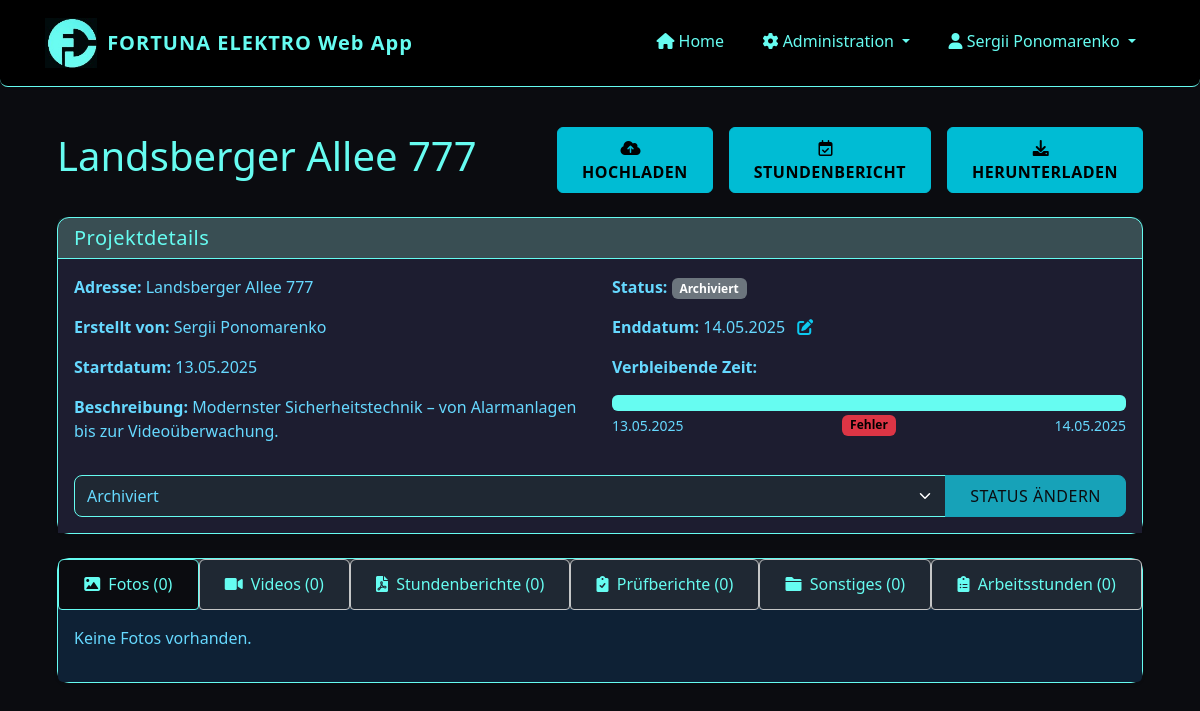
The app's page /project/3 (signed in) with its own data.
### app/models/user.py (models this page shows, shortened)
class User(UserMixin, db.Model):
    id = db.Column(db.Integer, primary_key=True)
    username = db.Column(db.String(64), unique=True, nullable=False)
    password_hash = db.Column(db.String(128), nullable=False)
    password = None  # Virtual field for Flask-Admin, not stored in DB
    role = db.Column(db.String(20), nullable=False, default='installateur')  # 'admin' oder 'installateur'
    is_active = db.Column(db.Boolean, default=True)
    created_at = db.Column(db.DateTime, default=datetime.utcnow)
    projects = db.relationship('Project', backref='creator', lazy='dynamic')
    files = db.relationship('File', backref='uploader', lazy='dynamic')
    timesheets = db.relationship('Timesheet', backref='employee', lazy='dynamic')
    def is_admin(self):
        return self.role == 'admin'

### app/models/project.py (models this page shows, shortened)
class Project(db.Model):
    id = db.Column(db.Integer, primary_key=True)
    name = db.Column(db.String(128), nullable=False)  # Adresse als Projektname
    description = db.Column(db.Text)
    start_date = db.Column(db.DateTime, default=datetime.utcnow)
    end_date = db.Column(db.DateTime)
    status = db.Column(db.String(20), default='in_bearbeitung')  # 'in_bearbeitung', 'abgeschlossen', 'archiviert'
    creator_id = db.Column(db.Integer, db.ForeignKey('user.id'))
    files = db.relationship('File', backref='project', lazy='dynamic', cascade='all, delete-orphan')
    timesheets = db.relationship('Timesheet', backref='project', lazy='dynamic', cascade='all, delete-orphan')
    def get_remaining_hours(self):
        if not self.end_date:
            return None
        now = datetime.now()
        time_diff = self.end_date - now
        if time_diff.total_seconds() <= 0:
            return 0
        total_hours = time_diff.total_seconds() / 3600
        return round(total_hours, 1)  # Auf eine Dezimalstelle runden
    def get_progress_percentage(self):
        if not self.end_date or not self.start_date:
            return 0
        now = datetime.now()
        if isinstance(self.start_date, datetime) and isinstance(self.end_date, datetime):
            total_duration = (self.end_date - self.start_date).total_seconds()
            elapsed_time = (now - self.start_date).total_seconds()
        if elapsed_time >= total_duration:
            return 100
        progress = (elapsed_time / total_duration) * 100
        return round(progress, 1)  # Auf eine Dezimalstelle runden

### app/routes/projects.py (the view)
@projects.route('/project/<int:project_id>')
@login_required
def view_project(project_id):
    project = Project.query.get_or_404(project_id)
    status_form = ProjectStatusForm(obj=project)
    photos = project.files.filter_by(file_type='foto').all()
    videos = project.files.filter_by(file_type='video').all()
    timesheets = project.files.filter_by(file_type='stundenbericht').all()
    reports = project.files.filter_by(file_type='pruefbericht').all()
    other_files = project.files.filter_by(file_type='sonstiges').all()
    timesheets_data = project.timesheets.order_by(Timesheet.date.desc()).all()
    status_form = ProjectStatusForm()
    status_form.status.data = project.status
    end_date_form = ProjectEndDateForm()
    if project.end_date:
        end_date_form.end_date.data = project.end_date
    return render_template(
        'projects/view.html',
        title=project.name,
        project=project,
        photos=photos,
        videos=videos,
        timesheets=timesheets,
        reports=reports,
        other_files=other_files,
        timesheets_data=timesheets_data,
        status_form=status_form,
        end_date_form=end_date_form,
        now=datetime.now(),
    )

### app/templates/projects/view.html (shortened to what this page needs)
{% extends "base.html" %}
{% block content %}
<link rel="stylesheet" href="{{ url_for('static', filename='css/projects_view.css') }}">
<link href="https://cdnjs.cloudflare.com/ajax/libs/font-awesome/6.0.0/css/all.min.css" rel="stylesheet">
<div class="container-fluid py-3">
    <div class="row align-items-center mb-4">
        <div class="col-12 col-md-6 mb-3 mb-md-0">
        <h1 style="color: var(--accent)">{{ project.name }}</h1>
        </div>
        <div class="col-12 col-md-6">
        <div class="d-flex flex-column flex-sm-row gap-3 justify-content-start justify-content-md-end">
            <a href="{{ url_for('files.upload_file', project_id=project.id) }}" class="btn btn-status-change py-2">
            <i class="fas fa-cloud-upload-alt me-2"></i>
            HOCHLADEN
            </a>
            <a href="{{ url_for('timesheets.new_timesheet', project_id=project.id) }}" class="btn btn-status-change py-2">
            <i class="far fa-calendar-check me-2"></i>
            STUNDENBERICHT
            </a>
            <a href="{{ url_for('files.download_project', project_id=project.id) }}" class="btn btn-status-change py-2">
            <i class="fas fa-download me-2"></i>
            HERUNTERLADEN
            </a>
        </div>
        </div>
    </div>
  <div class="card mb-4 mt-3 shadow-sm">
      <div class="card-header">
          <h5 class="mb-0">Projektdetails</h5>
      </div>
      <div class="card-body" style="background-color: #1d1d30;">
          <div class="row">
              <div class="col-md-6">
                  <p><strong>Adresse:</strong> {{ project.name }}</p>
                  <p><strong>Erstellt von:</strong> {{ project.creator.username }}</p>
                  <p><strong>Startdatum:</strong> {{ project.start_date.strftime('%d.%m.%Y') }}</p>
                  <p><strong>Beschreibung:</strong> {{ project.description or 'Keine Beschreibung' }}</p>
              </div>
              <div class="col-md-6">
                  <p><strong>Status:</strong>
                      {% if project.status == 'in_bearbeitung' %}
                          <span class="badge bg-primary">In Bearbeitung</span>
                      {% elif project.status == 'archiviert' %}
                          <span class="badge bg-secondary">Archiviert</span>
                      {% endif %}
                  </p>
                  {% if project.end_date %}
                  <p>
                      <strong>Enddatum:</strong> {{ project.end_date.strftime('%d.%m.%Y') }}
                      <a href="#" data-bs-toggle="modal" data-bs-target="#changeEndDateModal_{{ project.id }}" title="Enddatum ändern" class="text-info">
                          <i class="fas fa-edit ms-2"></i>
                      </a>
                  </p>
                  <div class="countdown-container mt-2 mb-3">
                      <p><strong>Verbleibende Zeit:</strong></p>
                      <div class="progress" style="height: 16px; background-color: #2f4052;">
                          <div class="progress-bar" id="project-progress-bar" role="progressbar"
                              style="background-color: var(--accent); width: {{ project.get_progress_percentage() }}%;"
                              aria-valuenow="{{ project.get_progress_percentage() }}" aria-valuemin="0" aria-valuemax="100"></div>
                      </div>
                      <div class="d-flex justify-content-between mt-1">
                          <small class="text-muted">{{ project.start_date.strftime('%d.%m.%Y') }}</small>
                          <span id="countdown-timer" class="badge"  style="color: #000 !important; font-weight: bold;">
                          </span>
                          <small class="text-muted">{{ project.end_date.strftime('%d.%m.%Y') }}</small>
                      </div>
                  </div>
                  {% endif %}
              </div>
          </div>
          <div class="mt-3">
              <form method="POST" action="{{ url_for('projects.update_status', project_id=project.id) }}">
                  <div class="input-group">
                      {{ status_form.status(class="form-select") }}
                      <button type="submit" class="btn btn-primary">Status ändern</button>
                  </div>
              </form>
          </div>
      </div>
  </div>
  <div class="card shadow-sm">
    <div class="card-body p-0">
      <ul class="nav nav-tabs nav-fill" id="projectTabs" role="tablist">
          <li class="nav-item" role="presentation">
              <button class="nav-link active" id="photos-tab" data-bs-toggle="tab" data-bs-target="#photos" type="button" role="tab" aria-controls="photos" aria-selected="true" onclick="applyActiveTabStyle(this)">
                  <i class="fas fa-image me-1"></i> Fotos ({{ photos|length }})
              </button>
          </li>
          <li class="nav-item" role="presentation">
              <button class="nav-link" id="videos-tab" data-bs-toggle="tab" data-bs-target="#videos" type="button" role="tab" aria-controls="videos" aria-selected="false" onclick="applyActiveTabStyle(this)">
                  <i class="fas fa-video me-1"></i> Videos ({{ videos|length }})
              </button>
          </li>
          <li class="nav-item" role="presentation">
              <button class="nav-link" id="timesheets-tab" data-bs-toggle="tab" data-bs-target="#timesheets" type="button" role="tab" aria-controls="timesheets" aria-selected="false" onclick="applyActiveTabStyle(this)">
                  <i class="fas fa-file-pdf me-1"></i> Stundenberichte ({{ timesheets|length }})
              </button>
          </li>
          <li class="nav-item" role="presentation">
              <button class="nav-link" id="reports-tab" data-bs-toggle="tab" data-bs-target="#reports" type="button" role="tab" aria-controls="reports" aria-selected="false" onclick="applyActiveTabStyle(this)">
                  <i class="fas fa-clipboard-check me-1"></i> Prüfberichte ({{ reports|length }})
              </button>
          </li>
          <li class="nav-item" role="presentation">
              <button class="nav-link" id="other-tab" data-bs-toggle="tab" data-bs-target="#other" type="button" role="tab" aria-controls="other" aria-selected="false" onclick="applyActiveTabStyle(this)">
                  <i class="fas fa-folder me-1"></i> Sonstiges ({{ other_files|length }})
              </button>
          </li>
          <li class="nav-item" role="presentation">
              <button class="nav-link" id="timesheet-data-tab" data-bs-toggle="tab" data-bs-target="#timesheet-data" type="button" role="tab" aria-controls="timesheet-data" aria-selected="false" onclick="applyActiveTabStyle(this)">
                  <i class="fas fa-clipboard-list me-1"></i> Arbeitsstunden ({{ timesheets|length }})
              </button>
          </li>
      </ul>
      <div class="tab-content p-3" id="projectTabsContent">
      <div class="tab-pane fade show active" id="photos" role="tabpanel">
          <div class="row">
              {% if photos %}
                  {% for file in photos %}
                      {{ file_card(file, 'photo') }}
                  {% endfor %}
              {% else %}
                  <div class="col-12">
                      <p class="text-light">Keine Fotos vorhanden.</p>
                  </div>
              {% endif %}
          </div>
      </div>
    </div>
  </div>
</div>
{% endblock %}

### app/templates/base.html (shortened to what this page needs)
<!DOCTYPE html>
<html lang="de">
<head>
    <link href="https://cdn.jsdelivr.net/npm/bootstrap@5.3.0/dist/css/bootstrap.min.css" rel="stylesheet">
    <link rel="stylesheet" href="https://cdn.jsdelivr.net/npm/bootstrap-icons@1.11.1/font/bootstrap-icons.css">
    <link rel="stylesheet" href="https://cdnjs.cloudflare.com/ajax/libs/font-awesome/6.0.0/css/all.min.css">
    <link rel="stylesheet" href="{{ url_for('static', filename='css/responsive.css') }}">
</head>
<body>
    <nav class="navbar navbar-expand-lg navbar-dark mb-4">
        <div class="container">
            <a class="navbar-brand d-flex align-items-center" href="{{ url_for('dashboard.index') }}">
                <img src="{{ url_for('static', filename='img/logo1.jpg') }}" alt="Fortuna Elektro Logo">
                <span>FORTUNA ELEKTRO Web App</span>
            </a>
            <div class="collapse navbar-collapse" id="navbarNav">
                <ul class="navbar-nav ms-auto">
                    {% if current_user.is_authenticated %}
                        <li class="nav-item">
                            <a class="nav-link" href="{{ url_for('dashboard.index') }}">
                                <i class="fas fa-home"></i> Home
                            </a>
                        </li>
                        {% if current_user.is_authenticated and current_user.is_admin() %}
                            <li class="nav-item dropdown">
                                <a class="nav-link dropdown-toggle" href="#" role="button" data-bs-toggle="dropdown">
                                    <i class="fas fa-cog"></i> Administration
                                </a>
                            </li>
                        {% endif %}
                        <li class="nav-item dropdown">
                            <a class="nav-link dropdown-toggle" href="#" role="button" data-bs-toggle="dropdown">
                                <i class="fas fa-user"></i> {{ current_user.username }}
                            </a>
                        </li>
                    {% else %}
                        <li class="nav-item">
                            <a class="nav-link" href="{{ url_for('auth.login') }}">
                                <i class="fas fa-sign-in-alt"></i> Anmelden
                            </a>
                        </li>
                    {% endif %}
                </ul>
            </div>
        </div>
    </nav>
    <div class="container content-container">
        {% block content %}{% endblock %}
    </div>
</body>
</html>

### records on screen
User: username "Sergii Ponomarenko", creator.username "Sergii Ponomarenko"
Project: name "Landsberger Allee 777", start_date "13.05.2025", description "Modernster Sicherheitstechnik – von Alarmanlagen bis zur Videoüberwachung.", end_date "14.05.2025", status "Archiviert"

### other values on screen
{{ photos|length }} "0"
{{ videos|length }} "0"
{{ timesheets|length }} "0"
{{ reports|length }} "0"
{{ other_files|length }} "0"
